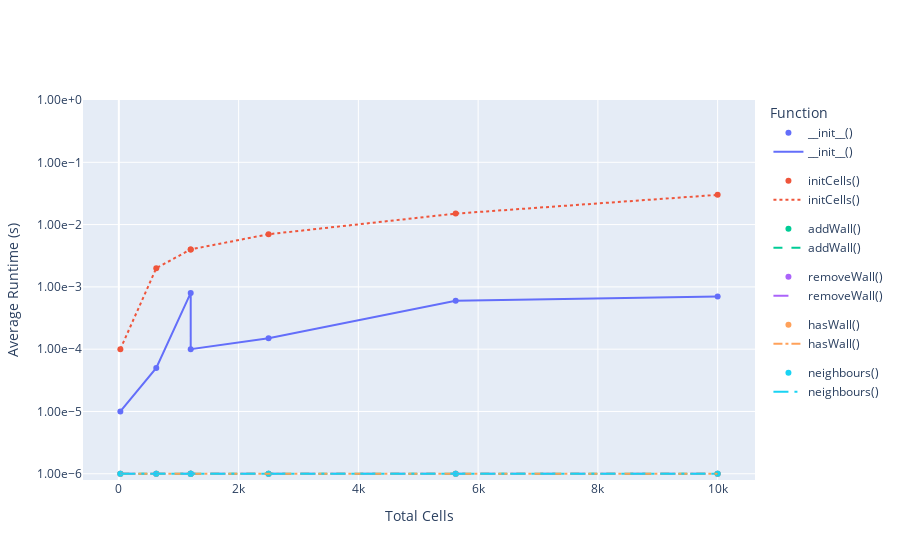

Here is the notebook cell this chart was saved with:
### Code cell
import plotly.graph_objects as go
import plotly.express as px

# Specify the desired functions
functions = ['__init__()', 'initCells()', 'addWall()', 'removeWall()', 'hasWall()', 'neighbours()']

# Define line styles and widths for each function
line_styles = ['solid', 'dot', 'dash', 'longdash', 'dashdot', 'longdashdot']
line_widths = [2, 2, 2, 2, 2, 2]

# Create the scatter plot
fig_scatter = px.scatter(
    data_frame=arrayFunctionsDF,
    x='totalCells',
    y=functions,
    labels={'totalCells': 'Total Cells', '__init__()': '__init__()', 'initCells()': 'initCells()', 'addWall()': 'addWall()', 'removeWall()': 'removeWall()', 'hasWall()': 'hasWall()', 'neighbours()': 'neighbours()'},
    title='Total Cells vs. Average Runtime for Selected Array Functions',
    hover_data={'totalCells': ':.2f', 'value': ':.2e'}
)

# Create the line plot with different line styles and widths
fig_line = px.line(
    data_frame=arrayFunctionsDF,
    x='totalCells',
    y=functions,
    labels={'totalCells': 'Total Cells', '__init__()': '__init__()', 'initCells()': 'initCells()', 'addWall()': 'addWall()', 'removeWall()': 'removeWall()', 'hasWall()': 'hasWall()', 'neighbours()': 'neighbours()'},
    hover_data={'totalCells': ':.2f', 'value': ':.2e'}
)

# Combine the scatter and line plots
fig_combine = go.Figure(data=fig_scatter.data + fig_line.data)

# Update line styles and widths for each trace
for i, trace in enumerate(fig_combine.data[len(functions):]):
    trace.line.dash = line_styles[i]
    trace.line.width = line_widths[i]

# Update the layout with logarithmic y-axis and scientific notation
fig_combine.update_layout(
    xaxis_title='Total Cells',
    yaxis_title='Average Runtime (s)',
    legend_title='Function',
    yaxis_type='log',
    yaxis_tickformat='.2e',  # Display tick labels in scientific notation with 2 decimal places
    yaxis_tickvals=[1e-7, 1e-6, 1e-5, 1e-4, 1e-3, 1e-2, 1e-1, 1e0],  # Custom tick values
    yaxis_range=[-6.1, 0],  # Set the y-axis range to accommodate the custom tick values
    hoverlabel=dict(namelength=-1)  # Display full hover labels
)

fig_combine.show()

### Figure 1 — Plotly figure (JSON) as saved in the notebook; plotly's stock layout.template omitted (floating-point values rounded to 4 significant figures)
{"data": [{"hovertemplate": "variable=__init__()<br>Total Cells=%{x:.2f}<br>value=%{y:.2e}<extra></extra>", "legendgroup": "__init__()", "marker": {"color": "#636efa", "symbol": "circle"}, "mode": "markers", "name": "__init__()", "orientation": "v", "showlegend": true, "type": "scatter", "x": [25, 625, 1200, 1200, 2500, 5625, 10000], "xaxis": "x", "y": [1e-05, 5e-05, 0.0008, 0.0001, 0.00015, 0.0006, 0.0007], "yaxis": "y"}, {"hovertemplate": "variable=initCells()<br>Total Cells=%{x:.2f}<br>value=%{y:.2e}<extra></extra>", "legendgroup": "initCells()", "marker": {"color": "#EF553B", "symbol": "circle"}, "mode": "markers", "name": "initCells()", "orientation": "v", "showlegend": true, "type": "scatter", "x": [25, 625, 1200, 1200, 2500, 5625, 10000], "xaxis": "x", "y": [0.0001, 0.002, 0.004, 0.004, 0.007, 0.015, 0.03], "yaxis": "y"}, {"hovertemplate": "variable=addWall()<br>Total Cells=%{x:.2f}<br>value=%{y:.2e}<extra></extra>", "legendgroup": "addWall()", "marker": {"color": "#00cc96", "symbol": "circle"}, "mode": "markers", "name": "addWall()", "orientation": "v", "showlegend": true, "type": "scatter", "x": [25, 625, 1200, 1200, 2500, 5625, 10000], "xaxis": "x", "y": [1e-06, 1e-06, 1e-06, 1e-06, 1e-06, 1e-06, 1e-06], "yaxis": "y"}, {"hovertemplate": "variable=removeWall()<br>Total Cells=%{x:.2f}<br>value=%{y:.2e}<extra></extra>", "legendgroup": "removeWall()", "marker": {"color": "#ab63fa", "symbol": "circle"}, "mode": "markers", "name": "removeWall()", "orientation": "v", "showlegend": true, "type": "scatter", "x": [25, 625, 1200, 1200, 2500, 5625, 10000], "xaxis": "x", "y": [1e-06, 1e-06, 1e-06, 1e-06, 1e-06, 1e-06, 1e-06], "yaxis": "y"}, {"hovertemplate": "variable=hasWall()<br>Total Cells=%{x:.2f}<br>value=%{y:.2e}<extra></extra>", "legendgroup": "hasWall()", "marker": {"color": "#FFA15A", "symbol": "circle"}, "mode": "markers", "name": "hasWall()", "orientation": "v", "showlegend": true, "type": "scatter", "x": [25, 625, 1200, 1200, 2500, 5625, 10000], "xaxis": "x", "y": [1e-06, 1e-06, 1e-06, 1e-06, 1e-06, 1e-06, 1e-06], "yaxis": "y"}, {"hovertemplate": "variable=neighbours()<br>Total Cells=%{x:.2f}<br>value=%{y:.2e}<extra></extra>", "legendgroup": "neighbours()", "marker": {"color": "#19d3f3", "symbol": "circle"}, "mode": "markers", "name": "neighbours()", "orientation": "v", "showlegend": true, "type": "scatter", "x": [25, 625, 1200, 1200, 2500, 5625, 10000], "xaxis": "x", "y": [1e-06, 1e-06, 1e-06, 1e-06, 1e-06, 1e-06, 1e-06], "yaxis": "y"}, {"hovertemplate": "variable=__init__()<br>Total Cells=%{x:.2f}<br>value=%{y:.2e}<extra></extra>", "legendgroup": "__init__()", "line": {"color": "#636efa", "dash": "solid", "width": 2}, "marker": {"symbol": "circle"}, "mode": "lines", "name": "__init__()", "orientation": "v", "showlegend": true, "type": "scatter", "x": [25, 625, 1200, 1200, 2500, 5625, 10000], "xaxis": "x", "y": [1e-05, 5e-05, 0.0008, 0.0001, 0.00015, 0.0006, 0.0007], "yaxis": "y"}, {"hovertemplate": "variable=initCells()<br>Total Cells=%{x:.2f}<br>value=%{y:.2e}<extra></extra>", "legendgroup": "initCells()", "line": {"color": "#EF553B", "dash": "dot", "width": 2}, "marker": {"symbol": "circle"}, "mode": "lines", "name": "initCells()", "orientation": "v", "showlegend": true, "type": "scatter", "x": [25, 625, 1200, 1200, 2500, 5625, 10000], "xaxis": "x", "y": [0.0001, 0.002, 0.004, 0.004, 0.007, 0.015, 0.03], "yaxis": "y"}, {"hovertemplate": "variable=addWall()<br>Total Cells=%{x:.2f}<br>value=%{y:.2e}<extra></extra>", "legendgroup": "addWall()", "line": {"color": "#00cc96", "dash": "dash", "width": 2}, "marker": {"symbol": "circle"}, "mode": "lines", "name": "addWall()", "orientation": "v", "showlegend": true, "type": "scatter", "x": [25, 625, 1200, 1200, 2500, 5625, 10000], "xaxis": "x", "y": [1e-06, 1e-06, 1e-06, 1e-06, 1e-06, 1e-06, 1e-06], "yaxis": "y"}, {"hovertemplate": "variable=removeWall()<br>Total Cells=%{x:.2f}<br>value=%{y:.2e}<extra></extra>", "legendgroup": "removeWall()", "line": {"color": "#ab63fa", "dash": "longdash", "width": 2}, "marker": {"symbol": "circle"}, "mode": "lines", "name": "removeWall()", "orientation": "v", "showlegend": true, "type": "scatter", "x": [25, 625, 1200, 1200, 2500, 5625, 10000], "xaxis": "x", "y": [1e-06, 1e-06, 1e-06, 1e-06, 1e-06, 1e-06, 1e-06], "yaxis": "y"}, {"hovertemplate": "variable=hasWall()<br>Total Cells=%{x:.2f}<br>value=%{y:.2e}<extra></extra>", "legendgroup": "hasWall()", "line": {"color": "#FFA15A", "dash": "dashdot", "width": 2}, "marker": {"symbol": "circle"}, "mode": "lines", "name": "hasWall()", "orientation": "v", "showlegend": true, "type": "scatter", "x": [25, 625, 1200, 1200, 2500, 5625, 10000], "xaxis": "x", "y": [1e-06, 1e-06, 1e-06, 1e-06, 1e-06, 1e-06, 1e-06], "yaxis": "y"}, {"hovertemplate": "variable=neighbours()<br>Total Cells=%{x:.2f}<br>value=%{y:.2e}<extra></extra>", "legendgroup": "neighbours()", "line": {"color": "#19d3f3", "dash": "longdashdot", "width": 2}, "marker": {"symbol": "circle"}, "mode": "lines", "name": "neighbours()", "orientation": "v", "showlegend": true, "type": "scatter", "x": [25, 625, 1200, 1200, 2500, 5625, 10000], "xaxis": "x", "y": [1e-06, 1e-06, 1e-06, 1e-06, 1e-06, 1e-06, 1e-06], "yaxis": "y"}], "layout": {"autosize": true, "hoverlabel": {"namelength": -1}, "legend": {"title": {"text": "Function"}}, "xaxis": {"autorange": true, "range": [-911.9, 10940.0], "title": {"text": "Total Cells"}, "type": "linear"}, "yaxis": {"range": [-6.1, 0], "tickformat": ".2e", "tickvals": [1e-07, 1e-06, 1e-05, 0.0001, 0.001, 0.01, 0.1, 1], "title": {"text": "Average Runtime (s)"}, "type": "log"}}}
